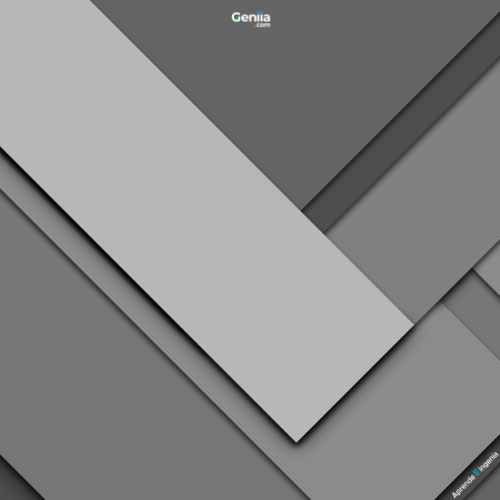
#> input picture img.png, 500 x 500 px
$ python redimensionar.py
#> lines starting #> are read from the running program, lines starting #| are printed output that depends on the picture
# importamos las librerías
import cv2

# lectura de la imágen:
imagen = cv2.imread('img.png')
#> imagen is the input picture: shape (500, 500, 3); mean B, G, R 134.9, 134.9, 134.9

# redimensionamiento de la imagen, estructura:
# red = cv2.resize(img, outimg, fx, fy, interpolation)

# redimensaionamiento 1
redim_1 = cv2.resize(imagen, None, fx=1.5, fy=1.5)

# redimensionamiento 2:
redim_2 = cv2.resize(imagen, None, fx=1.5, fy=1.5, interpolation=cv2.INTER_AREA)

# redimensionamiento 3
redim_3 = cv2.resize(imagen, None, fx=0.5, fy=0.5, interpolation=cv2.INTER_CUBIC)

# REDIMENSIONAMIENTO 4
ancho = 400
alto = 500
tam = (ancho, alto)
redim_4 = cv2.resize(imagen, tam, interpolation=cv2.INTER_CUBIC)
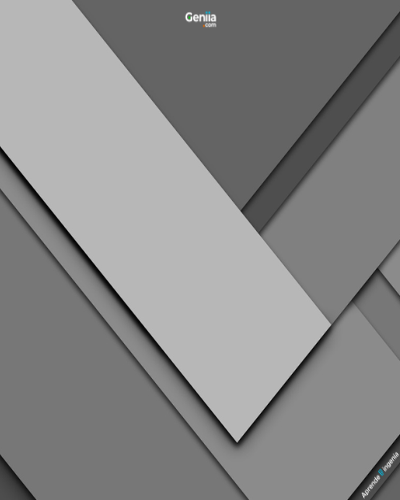
#> redim_4: shape (500, 400, 3); mean B, G, R 134.9, 134.9, 134.9

# pLOTEAMOS EL RECORTE
cv2.imshow('IMAGEN ORIGINAL', imagen)
# cv2.imshow('REDIMENSION 1', redim_1)
# cv2.imshow('REDIMENSION 2', redim_2)
# cv2.imshow('REDIMENSION 3', redim_3)
cv2.imshow('REDIMENSION 4', redim_4)

cv2.waitKey(0)
